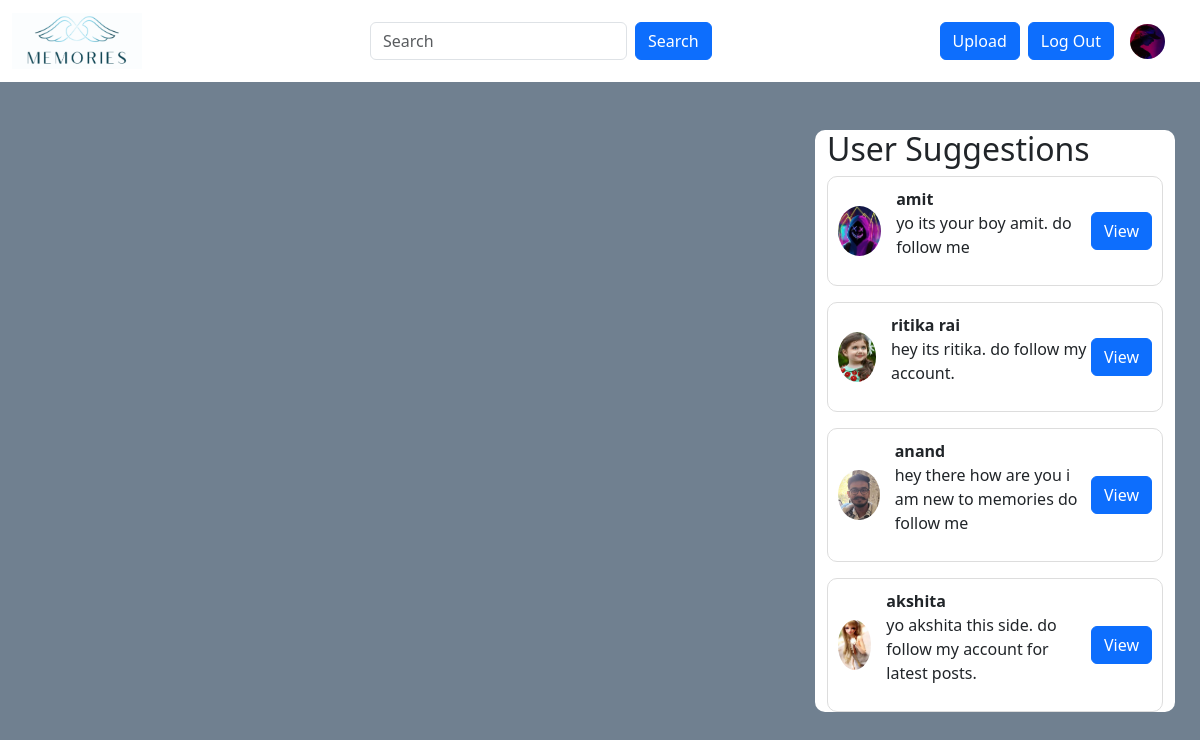
Screenshot of / (signed in) with the database file from the repository.
### socialmediawebsite/models.py (models this page shows, shortened)
class Profile(models.Model):
    user = models.ForeignKey(User, on_delete=models.CASCADE)
    id_user = models.IntegerField()
    bio = models.TextField(blank=True)
    profileimg = models.ImageField(upload_to='profile_images', default='blank-profile-picture.png')
    location = models.CharField(max_length=100, blank=True)

### socialmediawebsite/views.py (the view)
# urls.py: path('', views.index, name='home' ),
@login_required(login_url='login')
def index(request):
    user_object = User.objects.get(username=request.user.username)
    user_profile = Profile.objects.get(user=user_object)
    user_following_list = []
    feed = []
    user_following = FollowersCount.objects.filter(follower=request.user.username)
    for users in user_following:
        user_following_list.append(users.user)
    for usernames in user_following_list:
        feed_lists = Post.objects.filter(user=usernames)
        feed.append(feed_lists)
    feed_list = list(chain(*feed))
    all_users = User.objects.all()
    user_following_all = []
    for user in user_following:
        user_list = User.objects.get(username=user.user)
        user_following_all.append(user_list)
    new_suggessiuons_list = [x for x in list(all_users) if (x not in list(user_following_all))]
    current_user = User.objects.filter(username=request.user.username)
    final_suggessions_list = [x for x in list(new_suggessiuons_list) if (x not in list(current_user))]
    random.shuffle(final_suggessions_list)
    username_profile = []
    username_profile_list = []
    for users in final_suggessions_list:
        username_profile.append(users.id)
    for ids in username_profile:
        profile_lists = Profile.objects.filter(id_user=ids)
        username_profile_list.append(profile_lists)
    suggessions_username_profile_list = list(chain(*username_profile_list))
    return render(request, 'home.html', {'user_profile': user_profile, 'posts':feed_list, 'suggessions_username_profile_list':suggessions_username_profile_list[:4]})

### templates/home.html (shortened to what this page needs)
{% load static %}
<!DOCTYPE html>
<html>
<head>
  <link rel="stylesheet" href="https://cdn.jsdelivr.net/npm/bootstrap@5.3.3/dist/css/bootstrap.min.css">
  <link href="https://cdnjs.cloudflare.com/ajax/libs/bootstrap-icons/1.10.5/font/bootstrap-icons.min.css" rel="stylesheet">
</head>
<body style="background-color: #708090;">
  <div>
    {% include 'nav.html' %}
  </div>
  <div class="row g-0 row">
    <div class="col-sm-6 col-md-8">
    </div>
    <div class="col-6 col-md-4 " style="padding-right: 25px; padding-left: 15px;">
      <div class="container mt-5" style="background-color: white; border-radius: 10px;">
        <h2>User Suggestions</h2>
        <div class="suggestions-list">
          {% for suggession in suggessions_username_profile_list %}
          <div class="suggestion-card d-flex justify-content-between align-items-center">
            <div class="d-flex align-items-center">
              <img src="{{suggession.profileimg.url}}" alt="Profile Image">
              <div>
                <strong>{{suggession.user}}</strong>
                <p>{{suggession.bio}}</p>
              </div>
            </div>
            <div>
              <a href="/profile/{{suggession.user}}" class="btn btn-primary">View</a>
            </div>
          </div>
          {% endfor %}
        </div>
      </div>
    </div>
  </div>
</body>
</html>

### templates/nav.html (shortened to what this page needs)
{% load static %}
<!DOCTYPE html>
<html lang="en">
<head>
  <link rel="stylesheet" href="https://cdn.jsdelivr.net/npm/bootstrap@5.3.3/dist/css/bootstrap.min.css">
</head>
<body>
  <nav class="navbar navbar-expand-md navbar-light bg-white">
    <div class="container-fluid">
      <a class="navbar-brand me-auto" href="/home/">
        <img src="{% static 'memories.png' %}" alt="Logo" style="width: 130px;">
      </a>
      <div class="offcanvas offcanvas-end" tabindex="-1" id="offcanvasNavbar" aria-labelledby="offcanvasNavbarLabel">
        <div class="offcanvas-body d-md-flex justify-content-end align-items-center">
          <form action="/search/" method="POST" class="d-flex mx-auto">
            <input name="username" class="form-control me-2" type="search" placeholder="Search" aria-label="Search">
            <button class="btn btn-primary" type="submit">Search</button>
          </form>
          <ul class="navbar-nav me-2 mb-2 mb-md-0">
            <li class="nav-item">
              <a class="btn btn-primary" href="/upload/">Upload</a>
            </li>
          </ul>
            <a class="btn btn-primary me-2" href="/logout/">Log Out</a>
          <div class="prof d-flex align-items-center mx-lg-2">
            <a class="nav-link" href="{% url 'profile' user.username %}">
              <img src="{{ user_profile.profileimg.url }}" alt="Profile">
            </a>
          </div>
        </div>
      </div>
    </div>
  </nav>
</body>
</html>

### templates/home.html (style rules this page uses)
.suggestion-card { margin-bottom: 1rem; padding: 10px; border: 1px solid #ddd; border-radius: 10px; display: flex; align-items: center; }
.suggestion-card img { width: 50px; height: 50px; border-radius: 50%; margin-right: 15px; }
a { text-decoration: none; color: black; }

### templates/nav.html (style rules this page uses)
.prof img { width: 35px; height: 35px; border-radius: 50%; margin-right: 15px; }

### rows the page displays
Profile: profileimg (picture)
Profile: profileimg (picture), user "amit", bio "yo its your boy amit. do follow me"
Profile: profileimg (picture), user "ritika rai", bio "hey its ritika. do follow my account."
Profile: profileimg (picture), user "anand", bio "hey there how are you i am new to memories do follow me"
Profile: profileimg (picture), user "akshita", bio "yo akshita this side. do follow my account for latest posts."
